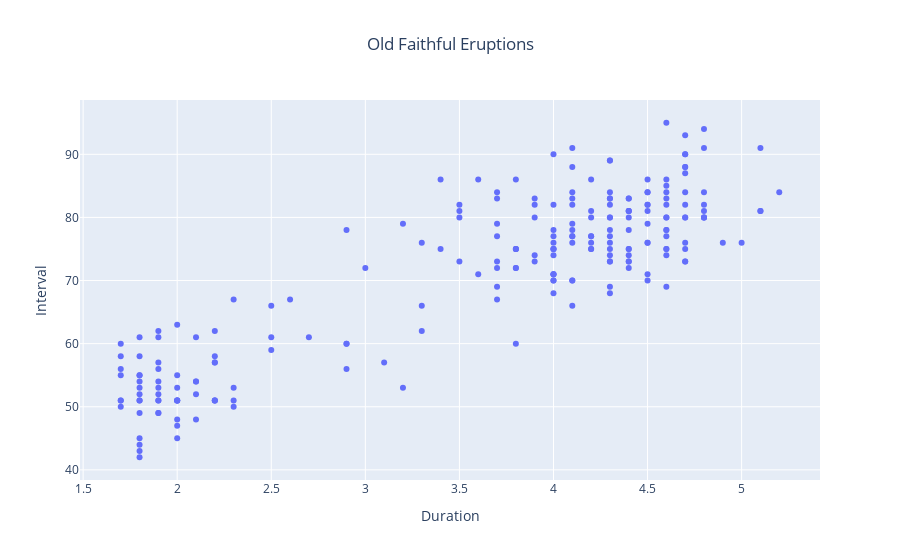

The code cell stored with this chart in its notebook:
### Code cell
data = [go.Scatter(x=df['X'], y=df['Y'], mode='markers', name='Old Faithful Eruptions')]    
layout = go.Layout(title='Old Faithful Eruptions', title_x=0.5, xaxis_title='Duration', yaxis_title='Interval')
fig = go.Figure(data=data, layout=layout)
fig.show()

### Figure 1 — Plotly figure (JSON) as saved in the notebook; plotly's stock layout.template omitted (floating-point values rounded to 4 significant figures; data arrays with more than 128 entries replaced by an {"elided": "..."} marker saying what was removed)
{"data": [{"mode": "markers", "name": "Old Faithful Eruptions", "type": "scatter", "x": {"elided": "222 float values"}, "y": {"elided": "222 int values"}}], "layout": {"title": {"text": "Old Faithful Eruptions", "x": 0.5}, "xaxis": {"title": {"text": "Duration"}}, "yaxis": {"title": {"text": "Interval"}}}}
